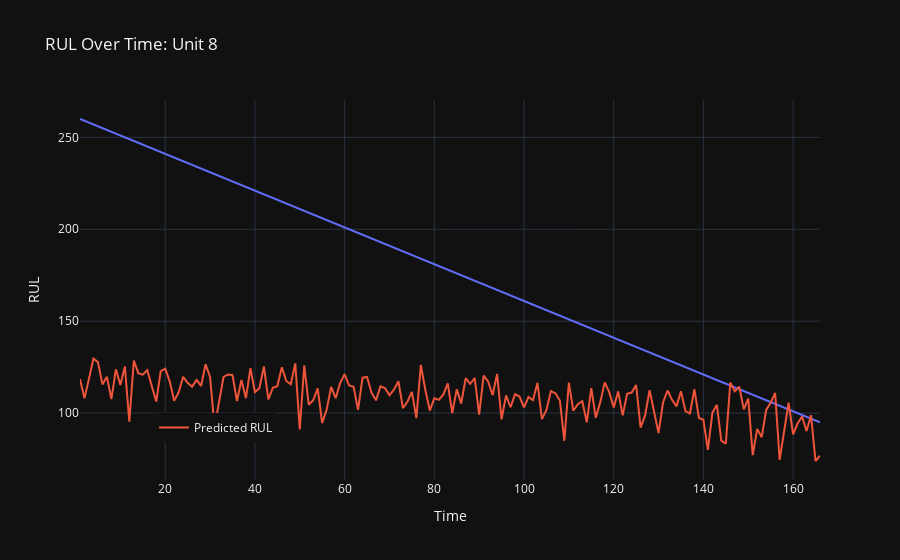

The code cell stored with this chart in its notebook:
### Code cell
unit_nr = 8
plot_rul_vs_time(unit_nr, model=model, group_test=group_test, test=True, y_test_array=y_test_array)
plot_rul_vs_time(unit_nr, model=model, group_test=group_test_new, test=True, y_test_array=y_test_array)

### Figure 1 — Plotly figure (JSON) as saved in the notebook; plotly's stock layout.template omitted (floating-point values rounded to 4 significant figures; data arrays with more than 128 entries replaced by an {"elided": "..."} marker saying what was removed)
{"data": [{"hovertemplate": "Time=%{x}<br>RUL=%{y}<extra></extra>", "legendgroup": "", "line": {"color": "#636efa", "dash": "solid"}, "marker": {"symbol": "circle"}, "mode": "lines", "name": "", "orientation": "v", "showlegend": false, "type": "scatter", "x": {"elided": "166 int values"}, "xaxis": "x", "y": {"elided": "166 int values"}, "yaxis": "y"}, {"mode": "lines", "name": "Predicted RUL", "type": "scatter", "x": {"elided": "166 int values"}, "y": {"elided": "166 float values"}}], "layout": {"legend": {"tracegroupgap": 0, "x": 0.1, "xanchor": "left", "y": 0.1, "yanchor": "bottom"}, "title": {"text": "RUL Over Time: Unit 8"}, "xaxis": {"anchor": "y", "domain": [0, 1], "title": {"text": "Time"}}, "yaxis": {"anchor": "x", "domain": [0, 1], "title": {"text": "RUL"}}}}
